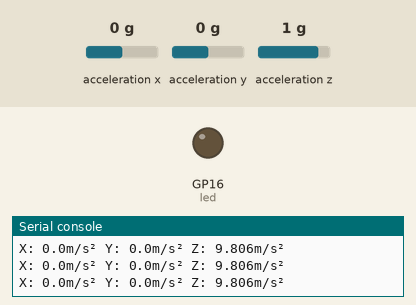
Bench run of a program on a simulated Raspberry Pi Pico running CircuitPython. Shown: output pins drawn as LEDs (lit = HIGH), the last lines printed to the serial console. The test bench sets the inputs (shaded band); at power-on: acceleration z 1 g, acceleration x 0 g, acceleration y 0 g.

Above: at 1.2 s.
1.3 s: acceleration z set to 0.3 g
3.2 s: acceleration z set to 0 g
At 4.7 s:
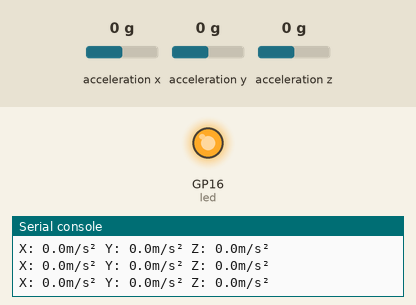
5.5 s: acceleration z set to -0.3 g
At 6.3 s:
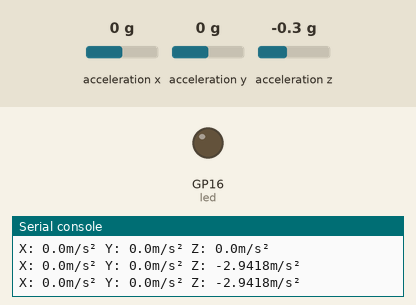
Timing chart, 0 to 8.5 s (numbered marks = the images above; inputs shaded):
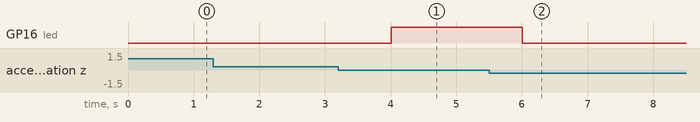

Measured:
- the behaviour switches between 0.2 and 0.1 g on acceleration z (found by bisection; images 0 and 1)
- the behaviour switches between -0.1 and -0.2 g on acceleration z (found by bisection; images 1 and 2)
- after the input at 3.2 s, GP16 (led): LOW → HIGH after 0.81 s
- after the input at 5.5 s, GP16 (led): HIGH → LOW after 0.51 s

The program:

part2.py
```python
import time
import adafruit_mpu6050
import busio
import board
import digitalio

sda_pin = board.GP14
scl_pin = board.GP15
i2c = busio.I2C(scl_pin, sda_pin)

mpu = adafruit_mpu6050.MPU6050(i2c)

led = digitalio.DigitalInOut(board.GP16)
led.direction = digitalio.Direction.OUTPUT

while True:
    accel = mpu.acceleration
    print(f"X: {accel[0]}m/s² Y: {accel[1]}m/s² Z: {accel[2]}m/s²")
    time.sleep(0.5)
    # are we not flat?
    # this is kinda naive and inflexible but it works for this case
    if abs(accel[2]) < 1:
        led.value = True
    else:
        led.value = False
```
